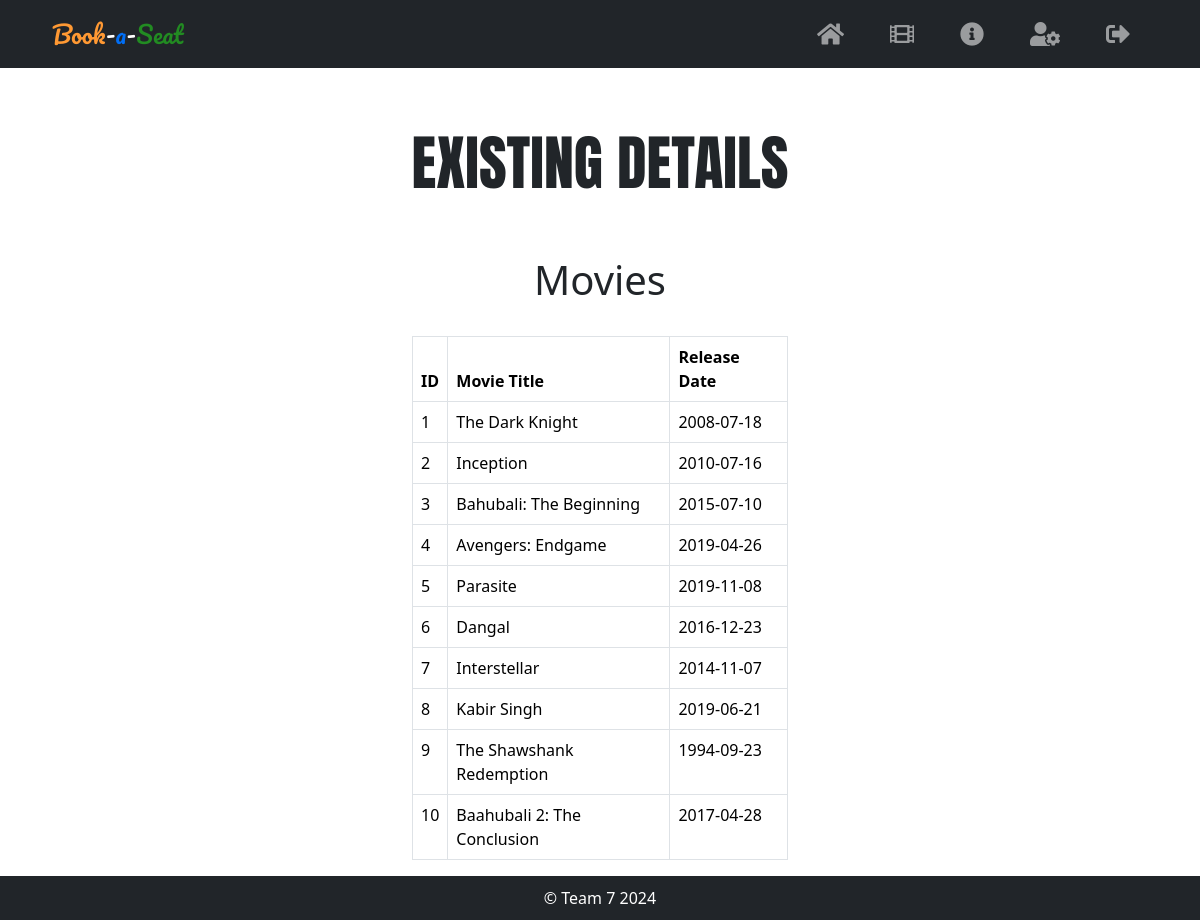
/view_movies.php (signed in), run on an earlier commit of the app's database.
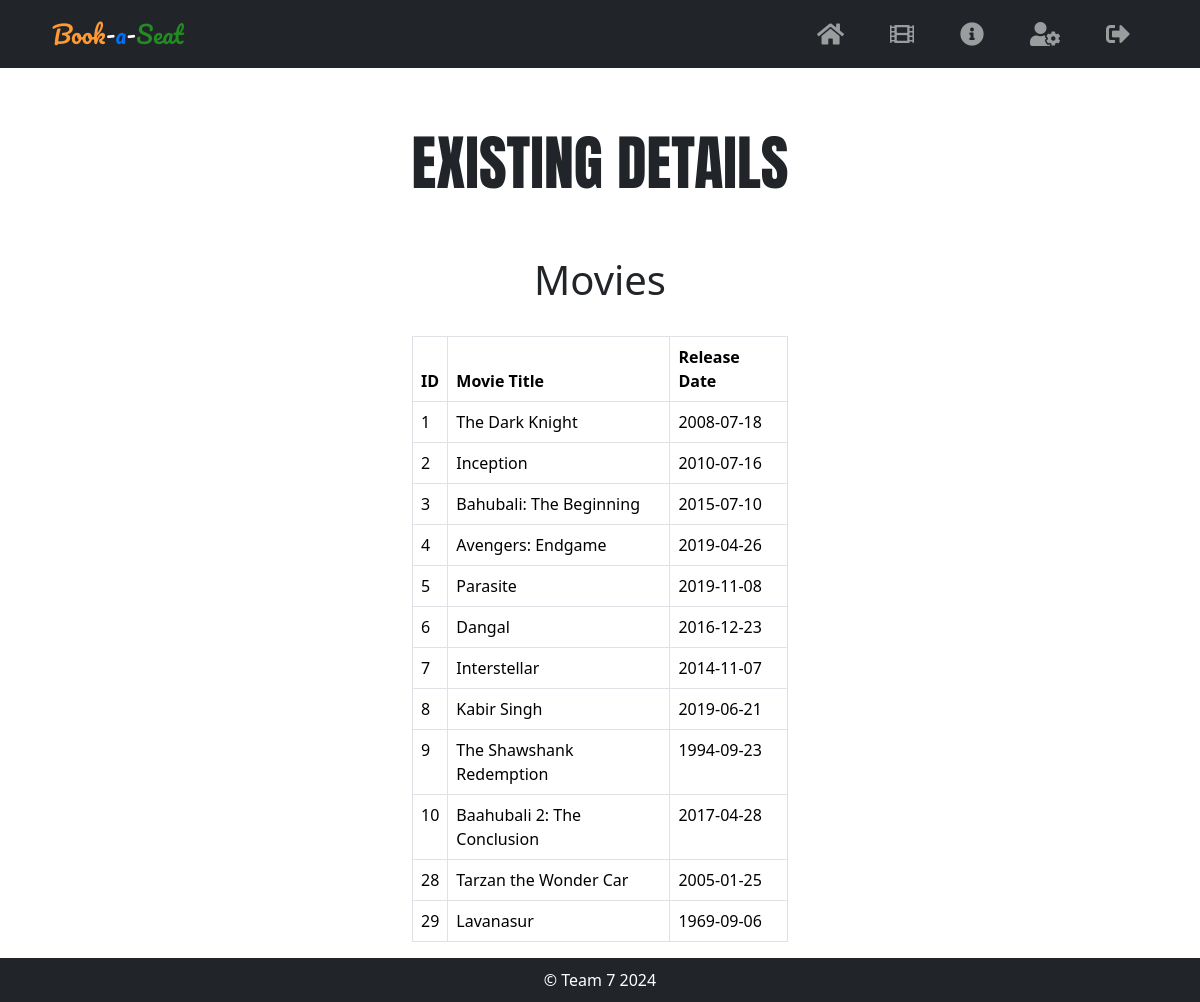
And on a later commit of the database.
### tables this page shows
CREATE TABLE `movies` (
  `id` int NOT NULL AUTO_INCREMENT,
  `title` varchar(255) NOT NULL DEFAULT 'movie',
  `release_date` date DEFAULT NULL,
  PRIMARY KEY (`id`),
  KEY `idx_movies_title` (`title`)
);

### view_movies.php (the view, shortened to what this page needs)
<?php
include "src/components/db_connection.php";
$sql = "SELECT * FROM movies ORDER BY id ASC";
$result = $conn->query($sql);
?>
<?php include 'src/components/header1.php' ?>
<link rel="stylesheet" href="src/css/current-booking-style.css">
<?php include 'src/components/header2.php' ?>
<div class="movies-header">
    EXISTING DETAILS
</div>
<div class="container col-md-4 mt-5 mx-auto">
    <h1 class="text-center">Movies</h1>
    <br>
    <div class="table-responsive">
        <table class="table table-bordered">
            <thead>
                <tr>
                    <th>ID</th>
                    <th>Movie Title</th>
                    <th>Release Date</th>
                </tr>
            </thead>
            <tbody>
                <?php
                if ($result->num_rows > 0) {
                    while ($row = $result->fetch_assoc()) {
                        echo "<tr>";
                        echo "<td>" . $row['id'] . "</td>";
                        echo "<td>" . $row['title'] . "</td>";
                        echo "<td>" . $row['release_date'] . "</td>";
                        echo "</tr>";
                    }
                } else {
                    echo "<tr><td colspan='8'>No bookings found</td></tr>";
                }
                ?>
            </tbody>
        </table>
    </div>
</div>
<?php include 'src/components/footer.php' ?>

What changed in the data, as far as the page shows it:
added movies: id "28", title "Tarzan the Wonder Car", release_date "2005-01-25"
added movies: id "29", title "Lavanasur", release_date "1969-09-06"
